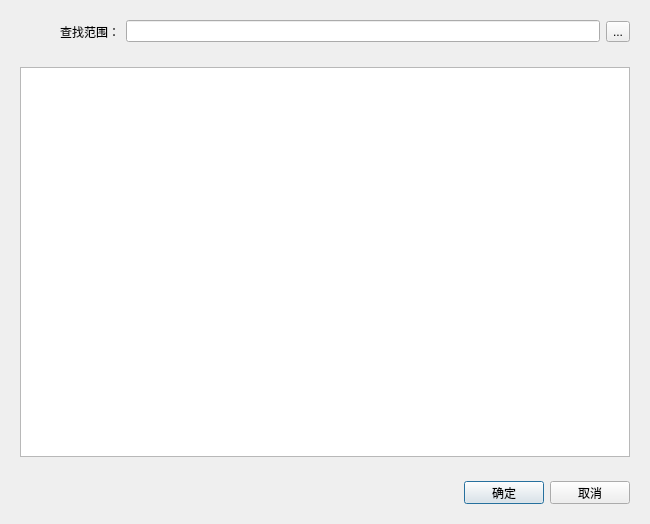
<?xml version="1.0" encoding="UTF-8"?>
<ui version="4.0">
 <class>SelectFileDialog</class>
 <widget class="QDialog" name="SelectFileDialog">
  <property name="geometry">
   <rect>
    <x>0</x>
    <y>0</y>
    <width>650</width>
    <height>524</height>
   </rect>
  </property>
  <property name="windowTitle">
   <string>选择文件/文件夹</string>
  </property>
  <layout class="QVBoxLayout" name="verticalLayout">
   <item>
    <widget class="QWidget" name="widget_2" native="true">
     <property name="minimumSize">
      <size>
       <width>0</width>
       <height>41</height>
      </size>
     </property>
     <property name="maximumSize">
      <size>
       <width>16777215</width>
       <height>41</height>
      </size>
     </property>
     <layout class="QHBoxLayout" name="horizontalLayout">
      <item>
       <widget class="QLabel" name="label">
        <property name="minimumSize">
         <size>
          <width>100</width>
          <height>0</height>
         </size>
        </property>
        <property name="maximumSize">
         <size>
          <width>100</width>
          <height>16777215</height>
         </size>
        </property>
        <property name="text">
         <string>查找范围：</string>
        </property>
        <property name="alignment">
         <set>Qt::AlignRight|Qt::AlignTrailing|Qt::AlignVCenter</set>
        </property>
       </widget>
      </item>
      <item>
       <widget class="QLineEdit" name="edtPath"/>
      </item>
      <item>
       <widget class="QToolButton" name="btnOpen">
        <property name="text">
         <string>...</string>
        </property>
        <property name="icon">
         <iconset resource="../../ndsclient/app.qrc">
          <normaloff>:/res/folder.ico</normaloff>:/res/folder.ico</iconset>
        </property>
       </widget>
      </item>
     </layout>
    </widget>
   </item>
   <item>
    <widget class="QWidget" name="widget_3" native="true">
     <layout class="QHBoxLayout" name="horizontalLayout_2">
      <item>
       <widget class="QTreeView" name="tvData"/>
      </item>
     </layout>
    </widget>
   </item>
   <item>
    <widget class="QWidget" name="widget" native="true">
     <property name="minimumSize">
      <size>
       <width>0</width>
       <height>41</height>
      </size>
     </property>
     <property name="maximumSize">
      <size>
       <width>16777215</width>
       <height>41</height>
      </size>
     </property>
     <layout class="QHBoxLayout" name="horizontalLayout_3">
      <item>
       <spacer name="horizontalSpacer">
        <property name="orientation">
         <enum>Qt::Horizontal</enum>
        </property>
        <property name="sizeHint" stdset="0">
         <size>
          <width>439</width>
          <height>20</height>
         </size>
        </property>
       </spacer>
      </item>
      <item>
       <widget class="QPushButton" name="btnOk">
        <property name="text">
         <string>确定</string>
        </property>
       </widget>
      </item>
      <item>
       <widget class="QPushButton" name="btnCancel">
        <property name="text">
         <string>取消</string>
        </property>
       </widget>
      </item>
     </layout>
    </widget>
   </item>
  </layout>
 </widget>
 <resources>
  <include location="../../ndsclient/app.qrc"/>
 </resources>
 <connections/>
</ui>
